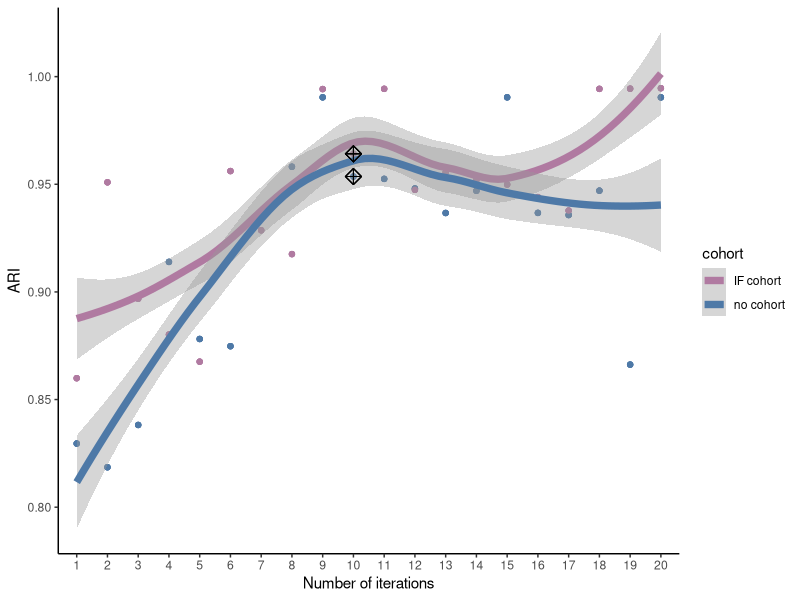
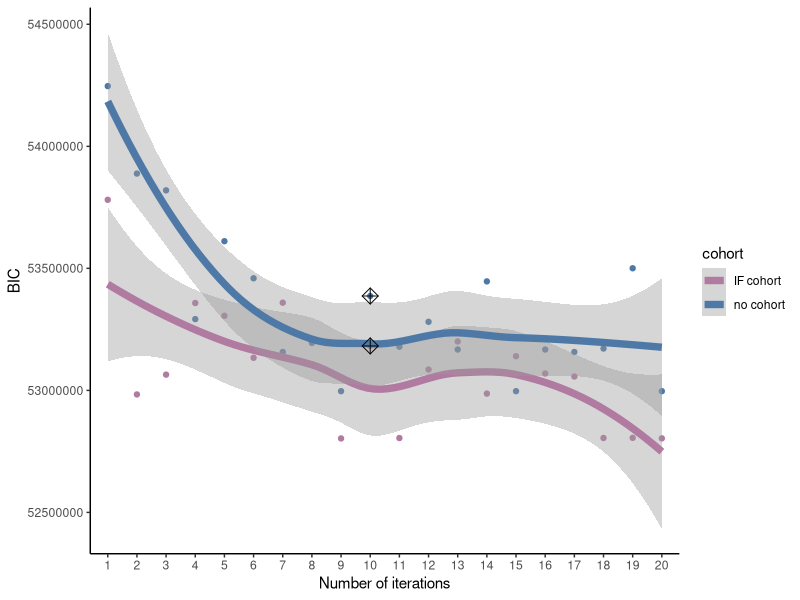
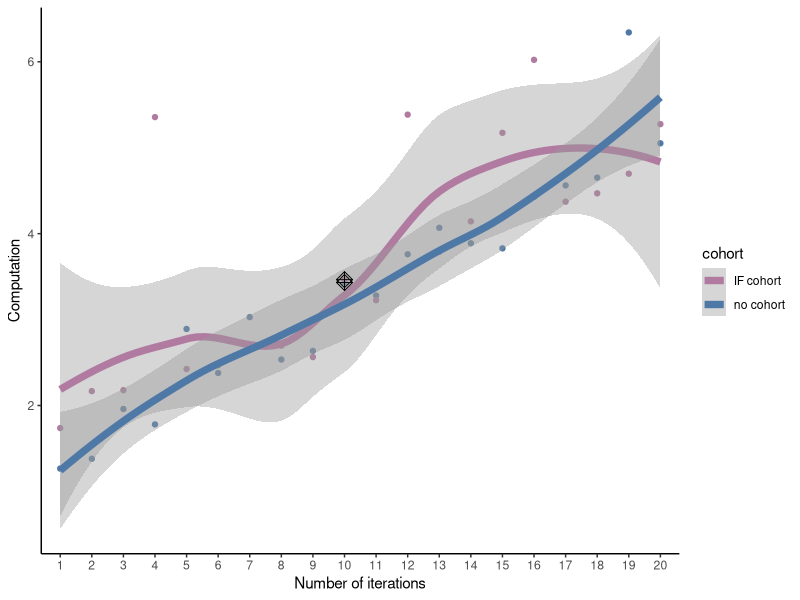
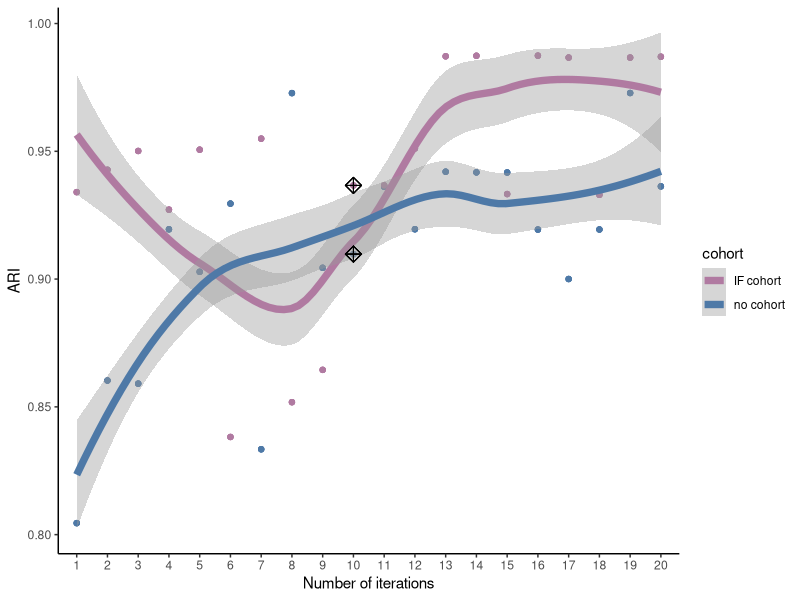
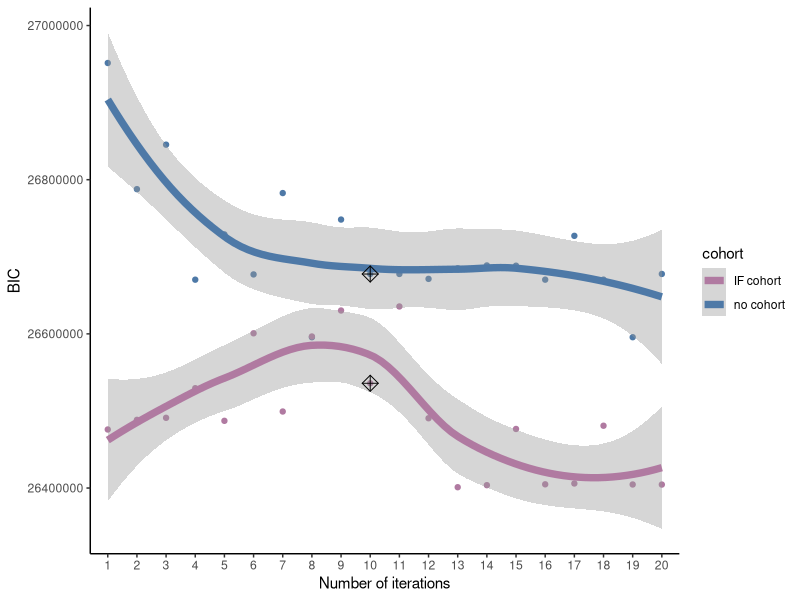
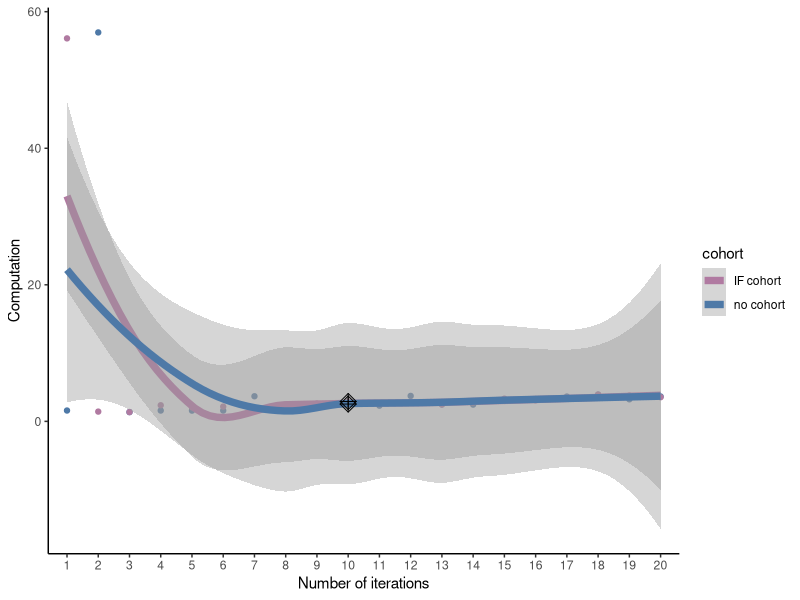
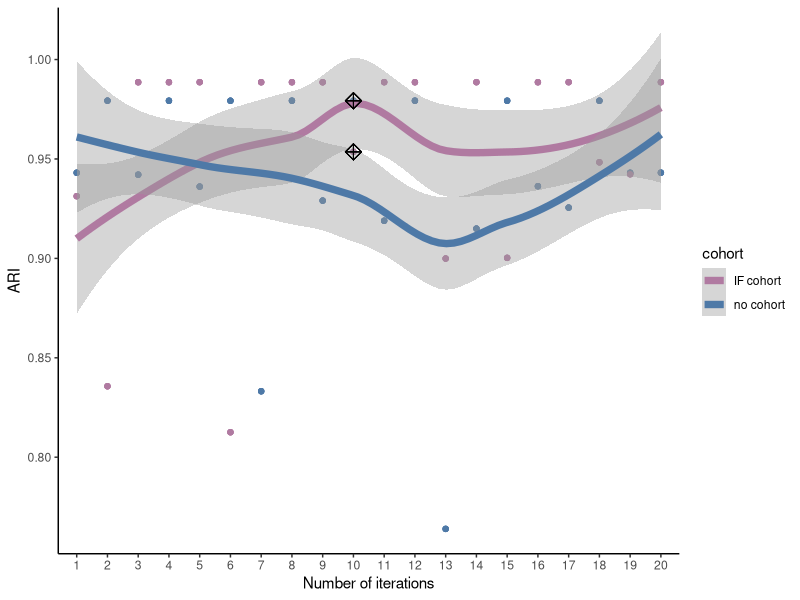
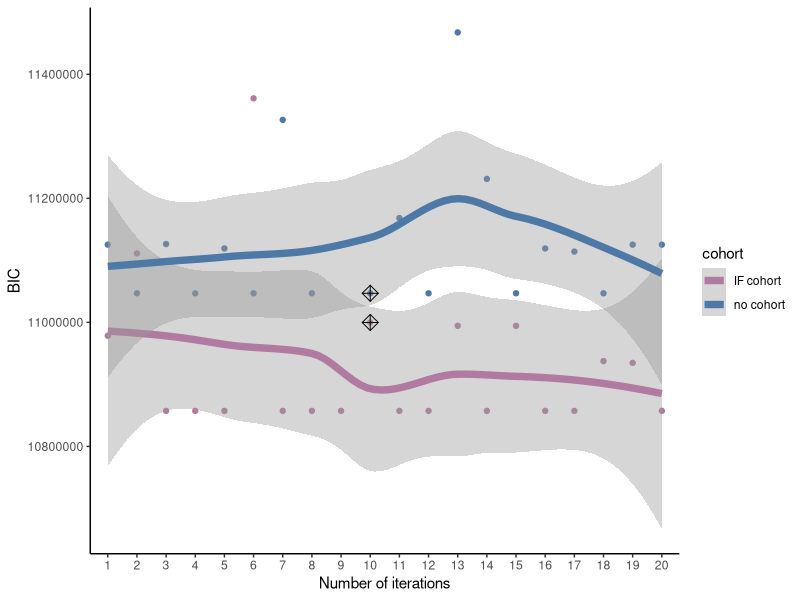

Write R code to recreate these figures, in order.
library(tidyverse)
library(ggthemes)
pal = tableau_color_pal()(10) #color palette
pal[c(7,1)]
54
unsup.df <- read.csv("unsup_full_df.csv")
unsup.half.df <- read.csv("unsup_half_df.csv")
unsup.hvg.df <- read.csv("unsup_hvg_df.csv")

colnames(unsup.half.df) <- colnames(unsup.df)
colnames(unsup.hvg.df) <- colnames(unsup.df)

## function to plot BIC
plot_bic <- function(df) {
        bic_df <- df[,c(1, 8:9)]
        bic_long_df <- bic_df %>% gather(cohort_type, bic, no_cohort_bic:if_cohort_bic, factor_key = TRUE) %>% 
                mutate(cohort = ifelse(cohort_type == "no_cohort_bic", "no cohort", "IF cohort"))
        
        highlight_df <- bic_long_df %>% 
                filter(n_starts == 10)
        
        bic_plot <- ggplot(bic_long_df, aes(x = as.factor(n_starts), y = bic, color = cohort)) +
                geom_point() +
                scale_color_manual(values = pal[c(7,1)]) +
                geom_smooth(aes(group = cohort), method = "loess", size = 2.5) +
                geom_point(data = highlight_df, 
                           aes(x = as.factor(n_starts), y = bic), 
                           color = 'black',
                           pch = 9,
                           size = 3.5) +
                ylab("BIC") +
                xlab("Number of iterations") +
                theme_classic()
        
        return(bic_plot)
        }

## function to plot computation time
plot_time <- function(df) {
        time_df <- df[,c(1, 10:11)]
        time_long_df <- time_df %>% 
                gather(cohort_type, time, noco_time:ifco_time, factor_key = TRUE) %>% 
                mutate(cohort = ifelse(cohort_type == "noco_time", "no cohort", "IF cohort"))
       
         highlight_df <- time_long_df %>% 
                filter(n_starts == 10)
        
        time_plot <- ggplot(time_long_df, aes(x = as.factor(n_starts), y = time, color = cohort)) +
                geom_point()+
                geom_smooth(aes(group = cohort), size = 2.5) +
                geom_point(data = highlight_df, 
                           aes(x = as.factor(n_starts), y = time), 
                           color = 'black',
                           pch = 9,
                           size = 3.5) +
                scale_color_manual(values = pal[c(7,1)]) +
                ylab("Computation") +
                xlab("Number of iterations") +
                theme_classic()
        
        
        return(time_plot)
        }

## function to plot ARI
plot_ari <- function(df) {
        ari_df <- df[,c(1:7)]
        ari_long_df <- (ari_df %>% 
                                gather(key = "cohort_type", value = "ari", no_cohort_ari, if_cohort_ari) %>% 
                                gather(key = "ci_lower", value = "ari_ci_lower", noco_ari_ci_lower, ifco_ari_ci_lower) %>%
                                gather(key = "ci_upper", value = "ari_ci_upper", noco_ari_ci_upper, ifco_ari_ci_upper)) %>% 
                mutate(cohort = ifelse(cohort_type == "no_cohort_ari", "no cohort", "IF cohort")) %>% 
                select(-c(ci_lower, ci_upper))
        
        highlight_df <- ari_long_df %>% 
                filter(n_starts == 10)
        
        ari_plot <- ggplot(ari_long_df, aes(x = as.factor(n_starts), y = ari, color = cohort)) +
                geom_point()+
                geom_smooth(aes(group = cohort), size = 2.5) +
                geom_point(data = highlight_df, 
                           aes(x = as.factor(n_starts), y = ari), 
                           color = 'black',
                           pch = 9,
                           size = 3.5) +
                scale_color_manual(values = pal[c(7,1)]) +
                ylab("ARI") +
                xlab("Number of iterations") +
                theme_classic()
        
        return(ari_plot)
        }

# create a list of data frames and a list of function names
df_list <- list(unsup.df, unsup.half.df, unsup.hvg.df)
func_list <- list("plot_ari", "plot_bic", "plot_time")

# create an empty list to store the output plots
output_plots <- list()

# iterate over the data frames and apply the plotting functions
for (i in seq_along(df_list)) {
        for (j in seq_along(func_list)) {
                # get the current data frame and function name
                df <- df_list[[i]]
                func <- func_list[[j]]
                
                # generate the plot and save it with a unique name
                plot <- do.call(func, list(df))
                filename <- paste0("plot_nstart", i, "_", func, ".png")
                ggsave(filename, plot, device = "png")
                
                # add the plot to the output_plots list
                output_plots[[length(output_plots) + 1]] <- plot
        }
}





